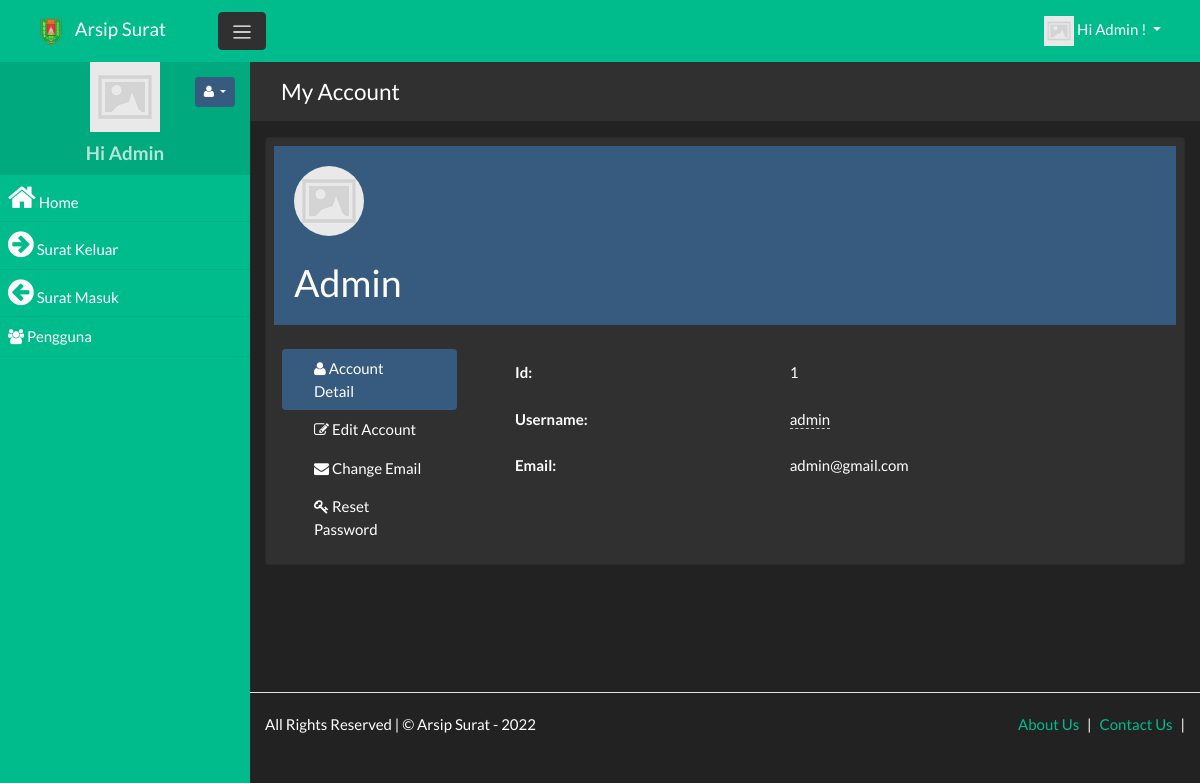
Screenshot of /account (signed in) with the database file from the repository.
### tables this page shows
CREATE TABLE `pengguna` (
  `id` int(11) NOT NULL,
  `username` varchar(255) NOT NULL,
  `password` varchar(255) DEFAULT NULL,
  `email` varchar(255) NOT NULL,
  `photo` varchar(255) NOT NULL,
  `login_session_key` varchar(255) DEFAULT NULL,
  `email_status` varchar(255) DEFAULT NULL,
  `password_expire_date` datetime DEFAULT '2022-05-28 00:00:00',
  `password_reset_key` varchar(255) DEFAULT NULL
);

### index.php (called while the page is built, shortened)
<?php
	require(HELPERS_DIR . 'Functions.php');
	require(SYSTEM_DIR . 'BaseView.php');
	$page = new Router;
	$page->init();

### app/models/PDODb.php (called while the page is built, shortened)
<?php
class PDODb
{
    private $connectionParams = array(
        'type' => 'mysql',
        'host' => null,
        'username' => null,
        'password' => null,
        'dbname' => null,
        'port' => null,
        'charset' => null
    );
    private $groupBy = array();
    private $orderBy = array();
    private $params = array();
    private $pdo;
    private $prefix = '';
    private $query = '';
    private $queryOptions = array();
    private $returnType = PDO::FETCH_ASSOC;
    private $useGenerator = false;
    public function __construct($type, $host = null, $username = null, $password = null, $dbname = null, $port = null, $charset = null)
    {
        if (is_array($type)) {
            $this->connectionParams = $type;
        }
		elseif (is_object($type)) {
            $this->pdo = $type;
        }
		else {
            foreach ($this->connectionParams as $key => $param) {
                if (isset($$key) && !is_null($$key)) {
                    $this->connectionParams[$key] = $$key;
                }
            }
        }
    }
    public function connect()
    {
		$dbType = strtolower($this->connectionParams['type']);
		if($dbType == 'sqlite'){
			$this->fieldQuote = '"';
			$connectionString = 'sqlite:'.$this->connectionParams['dbname'];
			$this->pdo = new PDO($connectionString);
		}
		else{
			$connectionString = $this->connectionParams['type'].':';
			$connectionParams = ['host', 'dbname', 'port'];
			foreach ($connectionParams as $connectionParam) {
				if (!empty($this->connectionParams[$connectionParam])) {
					$connectionString .= $connectionParam.'='.$this->connectionParams[$connectionParam].';';
				}
			}
			$connectionString = rtrim($connectionString, ';');
			$options = array(
				PDO::ATTR_ERRMODE => PDO::ERRMODE_EXCEPTION,
				PDO::ATTR_PERSISTENT => false
			);
			$this->pdo = new PDO($connectionString, $this->connectionParams['username'], $this->connectionParams['password'], $options);
			$charset = $this->connectionParams['charset'];
			if(!empty($charset)){
				$this->pdo->query("SET NAMES '$charset'");
			}
		}
    }
    private function buildCondition($operator, $conditions)
    {
        if (empty($conditions)) {
            return;
        }
        $this->query .= ' '.$operator;
        foreach ($conditions as $cond) {
            list ($concat, $varName, $operator, $val) = $cond;
            $this->query .= " ".$concat." ".$varName;
            switch (strtolower($operator)) {
                default:
                    if (is_array($val)) {
                        $this->params = array_merge($this->params, $val);
                    } elseif ($val === null) {
                        $this->query .= ' '.$operator." NULL";
                    } elseif ($val != 'DBNULL' || $val == '0') {
                        $this->query .= $this->buildPair($operator, $val);
                    }
            }
        }
    }
    protected function buildGroupBy()
    {
        if (empty($this->groupBy)) {
            return;
        }
        $this->query .= " GROUP BY ";
        $this->query = rtrim($this->query, ', ')." ";
    }
    private function buildLimit($numRows)
    {
		$dbType = $this->connectionParams['type'];
		if($dbType == 'sqlsrv'){
			if (is_array($numRows)) {
				$limit = $numRows[1];
				$offset = intval($numRows[0]);
				$orderby = null;
				if(empty($this->orderBy)){
					$orderby = " ORDER BY(SELECT NULL)";
				}
				$this->query .= "$orderby OFFSET $offset ROWS FETCH NEXT $limit ROWS ONLY";
			}
		}
		else{
			if (is_array($numRows)) {
				$this->query .= ' LIMIT '.(int) $numRows[1].' OFFSET '.(int) $numRows[0];
			}
			else {
				$this->query .= ' LIMIT '.(int) $numRows;
			}
		}
	}
    private function buildOrderBy()
    {
        if (empty($this->orderBy)) {
            return;
        }
        $this->query .= " ORDER BY ";
        $this->query = rtrim($this->query, ', ')." ";
    }
    private function buildPair($operator, $value)
    {
        if (!is_object($value)) {
            $this->params[] = $value;
            return ' '.$operator.' ? ';
        }
        $subQuery = $value->getSubQuery();
        return " ".$operator." (".$subQuery['query'].") ".$subQuery['alias'];
    }
    private function buildQuery($numRows, $tableData = null)
    {
		$this->params = [];
        return $this->prepare();
    }
    private function buildResult($stmt)
    {
		if ($stmt->columnCount () == 0){
			return $stmt->rowCount();
		}
		else{
			if ($this->useGenerator) {
				return $this->buildResultGenerator($stmt);
			}
			else {
				return $stmt->fetchAll($this->returnType);
			}
		}
    }
    private function determineType($item)
    {
        switch (gettype($item)) {
            case 'string':
                return PDO::PARAM_STR;
        }
    }
    private function getTableName($tableName)
    {
        return strpos($tableName, '.') !== false ? $tableName : $this->prefix.$tableName;
    }
    public function get($tableName, $numRows = null, $columns = '*')
    {
        $column = is_array($columns) ? implode(', ', $columns) : $columns;
		$dbType = $this->connectionParams['type'];
		$queryOptions = implode(' ', $this->queryOptions);
		$sqlsrvTop = "";
        $this->query = "SELECT $queryOptions $sqlsrvTop $column FROM " . $this->getTableName($tableName);
		$stmt = $this->buildQuery($numRows);
        $stmt->execute();
        $result = $this->buildResult($stmt);
        return $result;
    }
    public function getOne($tableName, $columns = '*')
    {
        $result = $this->get($tableName, 1, $columns);
        if ($this->useGenerator) {
            return $result->current() ? $result->current() : false;
        } else {
            return $result ? $result[0] : false;
        }
    }
    public function pdo()
    {
        if (!$this->pdo) {
            $this->connect();
        }
        return $this->pdo;
    }
    private function prepare()
    {
		$query = $this->query;
        $stmt = $this->pdo()->prepare($query);
        foreach ($this->params as $key => $value) {
            $stmt->bindValue(is_int($key) ? $key + 1 : ':'.$key, $value, $this->determineType($value));
        }
        return $stmt;
    }
    private function reset()
    {
        $this->groupBy         = [];
        $this->orderBy         = [];
        $this->params          = [];
        $this->query           = '';
        $this->queryOptions    = [];
    }
}

### app/views/partials/account/view.php (the view, shortened to what this page needs)
<?php
$page_element_id = "view-page-" . random_str();
$current_page = $this->set_current_page_link();
$data = $this->view_data;
$show_header = $this->show_header;
?>
<section class="page" id="<?php echo $page_element_id; ?>" data-page-type="view"  data-display-type="table" data-page-url="<?php print_link($current_page); ?>">
    <?php
    if( $show_header == true ){
    ?>
    <div  class="bg-light p-3 mb-3">
        <div class="container">
            <div class="row ">
                <div class="col ">
                    <h4 class="record-title">My Account</h4>
                </div>
            </div>
        </div>
    </div>
    <?php
    }
    ?>
    <div  class="">
        <div class="container">
            <div class="row ">
                <div class="col-md-12 comp-grid">
                    <div  class="card animated fadeIn page-content">
                        <?php
                        if(!empty($data)){
                        ?>
                        <div class="bg-primary m-2 mb-4">
                            <div class="profile">
                                <div class="avatar">
                                    <?php
                                    if(!empty(USER_PHOTO)){
                                    Html::page_img(USER_PHOTO, 100, 100);
                                    }
                                    ?>
                                </div>
                                <h1 class="title mt-4"><?php echo $data['username']; ?></h1>
                            </div>
                        </div>
                        <div class="row">
                            <div class="col-md-3">
                                <div class="mx-3 mb-3">
                                    <ul class="nav nav-pills flex-column text-left">
                                        <li class="nav-item">
                                            <a data-toggle="tab" href="#AccountPageView" class="nav-link active">
                                                <i class="fa fa-user"></i> Account Detail
                                            </a>
                                        </li>
                                        <li class="nav-item">
                                            <a data-toggle="tab" href="#AccountPageEdit" class="nav-link">
                                                <i class="fa fa-edit"></i> Edit Account
                                            </a>
                                        </li>
                                        <li class="nav-item">
                                            <a data-toggle="tab" href="#AccountPageChangeEmail" class="nav-link">
                                                <i class="fa fa-envelope"></i> Change Email
                                            </a>
                                        </li>
                                        <li class="nav-item">
                                            <a data-toggle="tab" href="#AccountPageChangePassword" class="nav-link">
                                                <i class="fa fa-key"></i> Reset Password
                                            </a>
                                        </li>
                                    </ul>
                                </div>
                            </div>
                            <div class="col-sm-9">
                                <div class="mb-3">
                                    <div class="tab-content">
                                        <div class="tab-pane show active fade" id="AccountPageView" role="tabpanel">
                                            <table class="table table-hover table-borderless table-striped">
                                                <tbody class="page-data" id="page-data-<?php echo $page_element_id; ?>">
                                                    <tr  class="td-id">
                                                        <th class="title"> Id: </th>
                                                        <td class="value"> <?php echo $data['id']; ?></td>
                                                    </tr>
                                                    <tr  class="td-username">
                                                        <th class="title"> Username: </th>
                                                        <td class="value">
                                                            <span  data-value="<?php echo $data['username']; ?>"
                                                                data-pk="<?php echo $data['id'] ?>"
                                                                data-url="<?php print_link("pengguna/editfield/" . urlencode($data['id'])); ?>"
                                                                data-name="username"
                                                                data-title="Enter Username"
                                                                data-placement="left"
                                                                data-toggle="click"
                                                                data-type="text"
                                                                data-mode="popover"
                                                                data-showbuttons="left"
                                                                class="is-editable" >
                                                                <?php echo $data['username']; ?>
                                                            </span>
                                                        </td>
                                                    </tr>
                                                    <tr  class="td-email">
                                                        <th class="title"> Email: </th>
                                                        <td class="value"> <?php echo $data['email']; ?></td>
                                                    </tr>
                                                </tbody>
                                            </table>
                                        </div>
                                    </div>
                                </div>
                            </div>
                        </div>
                        <?php
                        }
                        ?>
                    </div>
                </div>
            </div>
        </div>
    </div>
</section>

### assets/css/custom-style.css (style rules this page uses)
body { margin: 0; padding: 0; overflow-x: hidden; }
td, th { position:relative; }
td .is-editable { border-bottom:none; border-bottom: 1px dashed #ccc; }
.nav a.nav-link { position: relative; }
.table tr td { vertical-align: middle !important; }
.table { margin-bottom: 0; }
.table-borderless tbody tr td, .table-borderless tbody tr th, .table-borderless thead tr th { border: none; }
h1, h2, h3, h4, h5 { margin: 0; padding: 0; }
.profile { padding: 20px; }
.profile .title { text-transform: capitalize; color: #fff; }
body { padding-top:50px; }

### rows the page displays
pengguna: username "Admin", id "1", username "admin", email "admin@gmail.com"

### other values shown
SITE_NAME "Arsip Surat"
USER_NAME "Admin"
$menuobj['label'] "Home"
$menuobj['label'] "Surat Keluar"
$menuobj['label'] "Surat Masuk"
$menuobj['label'] "Pengguna"
